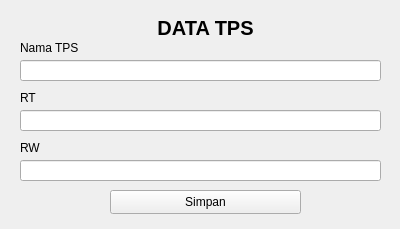
<?xml version="1.0" encoding="UTF-8"?>
<ui version="4.0">
 <class>Form</class>
 <widget class="QWidget" name="Form">
  <property name="geometry">
   <rect>
    <x>0</x>
    <y>0</y>
    <width>400</width>
    <height>229</height>
   </rect>
  </property>
  <property name="windowTitle">
   <string>Form</string>
  </property>
  <widget class="QPushButton" name="simpan">
   <property name="geometry">
    <rect>
     <x>110</x>
     <y>190</y>
     <width>191</width>
     <height>24</height>
    </rect>
   </property>
   <property name="text">
    <string>Simpan</string>
   </property>
  </widget>
  <widget class="QLabel" name="label">
   <property name="geometry">
    <rect>
     <x>20</x>
     <y>20</y>
     <width>371</width>
     <height>16</height>
    </rect>
   </property>
   <property name="font">
    <font>
     <pointsize>15</pointsize>
     <bold>true</bold>
    </font>
   </property>
   <property name="text">
    <string>DATA TPS</string>
   </property>
   <property name="alignment">
    <set>Qt::AlignCenter</set>
   </property>
  </widget>
  <widget class="QLabel" name="label_2">
   <property name="geometry">
    <rect>
     <x>20</x>
     <y>40</y>
     <width>101</width>
     <height>16</height>
    </rect>
   </property>
   <property name="text">
    <string>Nama TPS</string>
   </property>
  </widget>
  <widget class="QLineEdit" name="nama_tps">
   <property name="geometry">
    <rect>
     <x>20</x>
     <y>60</y>
     <width>361</width>
     <height>21</height>
    </rect>
   </property>
  </widget>
  <widget class="QLabel" name="label_10">
   <property name="geometry">
    <rect>
     <x>20</x>
     <y>90</y>
     <width>101</width>
     <height>16</height>
    </rect>
   </property>
   <property name="text">
    <string>RT</string>
   </property>
  </widget>
  <widget class="QLabel" name="label_11">
   <property name="geometry">
    <rect>
     <x>20</x>
     <y>140</y>
     <width>101</width>
     <height>16</height>
    </rect>
   </property>
   <property name="text">
    <string>RW</string>
   </property>
  </widget>
  <widget class="QLineEdit" name="rw">
   <property name="geometry">
    <rect>
     <x>20</x>
     <y>160</y>
     <width>361</width>
     <height>21</height>
    </rect>
   </property>
  </widget>
  <widget class="QLineEdit" name="rt">
   <property name="geometry">
    <rect>
     <x>20</x>
     <y>110</y>
     <width>361</width>
     <height>21</height>
    </rect>
   </property>
  </widget>
 </widget>
 <resources/>
 <connections/>
</ui>
